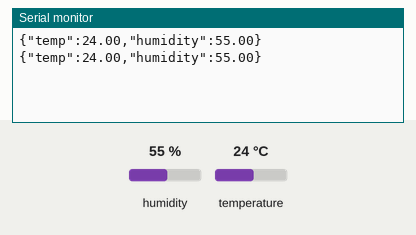
The sketch below on a simulated Arduino Uno, built with avr-gcc and run on an emulated ATmega328P. Parts: the last lines printed to the serial monitor. Inputs (shaded band) come from the test bench; at power-on: humidity 55 %, temperature 24 °C.

Above: at 5.8 s.
5.9 s: humidity set to 22 %
At 10.9 s:
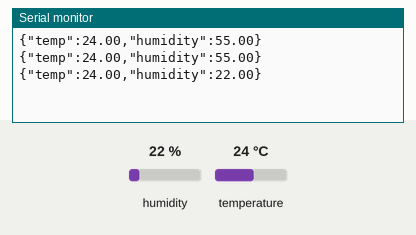
11.9 s: temperature set to 12 °C
At 15.5 s:
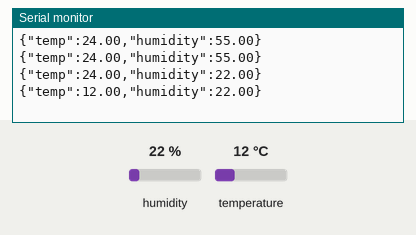
17.9 s: humidity set to 40 %
At 21.5 s:
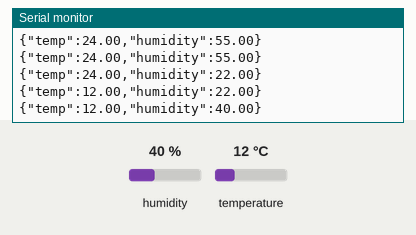
Timing chart, 0 to 23.0 s (numbered marks = the images above; inputs shaded):
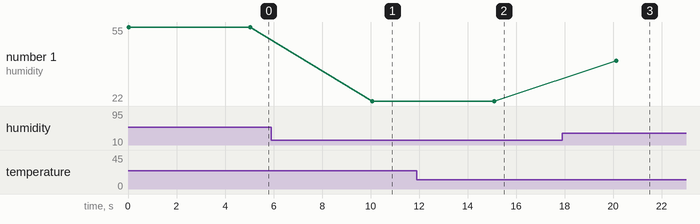

The sketch:

14.ino
```cpp
#include <dht.h>
#define DHT11_PIN 12

dht DHT;

void setup() {
  Serial.begin(9600);
}

void loop() {
  float chk = DHT.read11(DHT11_PIN);
  Serial.print("{\"temp\":");
  Serial.print(DHT.temperature);
  Serial.print(",\"humidity\":");
  Serial.print(DHT.humidity);
  Serial.println("}");
  delay(5000);
}
```

Measured:
- after the input at 5.9 s, the serial monitor: prints a new line after 4.2 s (image 1)
- after the input at 11.9 s, the serial monitor: prints a new line after 3.2 s (image 2)
- after the input at 17.9 s, the serial monitor: prints a new line after 2.2 s (image 3)
- plotted number 1: 55 → 22 after the input at 5.9 s, 22 → 40 after the input at 17.9 s
